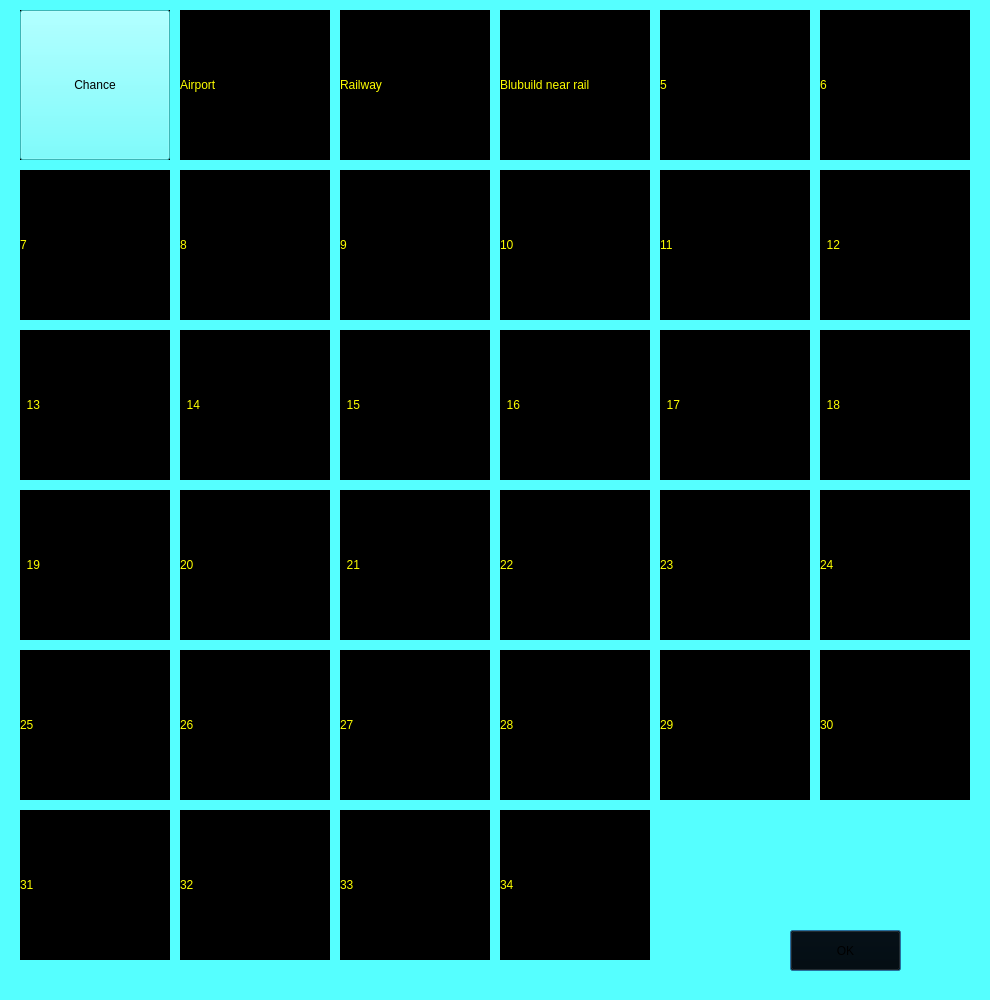
<?xml version="1.0" encoding="UTF-8"?>
<ui version="4.0">
 <class>Map</class>
 <widget class="QDialog" name="Map">
  <property name="geometry">
   <rect>
    <x>0</x>
    <y>0</y>
    <width>990</width>
    <height>1000</height>
   </rect>
  </property>
  <property name="windowTitle">
   <string>Dialog</string>
  </property>
  <property name="styleSheet">
   <string notr="true">background-color: rgb(85, 255, 255);</string>
  </property>
  <property name="modal">
   <bool>false</bool>
  </property>
  <widget class="QLabel" name="label">
   <property name="geometry">
    <rect>
     <x>20</x>
     <y>10</y>
     <width>150</width>
     <height>150</height>
    </rect>
   </property>
   <property name="styleSheet">
    <string notr="true">background-color: rgb(0, 0, 0);
color: rgb(255, 255, 0);
font: 20pt &quot;Segoe Print&quot;;</string>
   </property>
   <property name="text">
    <string>  1</string>
   </property>
  </widget>
  <widget class="QLabel" name="label_2">
   <property name="geometry">
    <rect>
     <x>180</x>
     <y>10</y>
     <width>150</width>
     <height>150</height>
    </rect>
   </property>
   <property name="styleSheet">
    <string notr="true">background-color: rgb(0, 0, 0);
color: rgb(255, 255, 0);
font: 20pt &quot;Segoe Print&quot;;</string>
   </property>
   <property name="text">
    <string>Airport</string>
   </property>
  </widget>
  <widget class="QLabel" name="label_3">
   <property name="geometry">
    <rect>
     <x>340</x>
     <y>10</y>
     <width>150</width>
     <height>150</height>
    </rect>
   </property>
   <property name="styleSheet">
    <string notr="true">background-color: rgb(0, 0, 0);
color: rgb(255, 255, 0);
font: 20pt &quot;Segoe Print&quot;;</string>
   </property>
   <property name="text">
    <string>Railway</string>
   </property>
  </widget>
  <widget class="QLabel" name="label_4">
   <property name="geometry">
    <rect>
     <x>500</x>
     <y>10</y>
     <width>150</width>
     <height>150</height>
    </rect>
   </property>
   <property name="styleSheet">
    <string notr="true">background-color: rgb(0, 0, 0);
color: rgb(255, 255, 0);
font: 20pt &quot;Segoe Print&quot;;</string>
   </property>
   <property name="text">
    <string>Blubuild near rail</string>
   </property>
  </widget>
  <widget class="QLabel" name="label_6">
   <property name="geometry">
    <rect>
     <x>660</x>
     <y>10</y>
     <width>150</width>
     <height>150</height>
    </rect>
   </property>
   <property name="styleSheet">
    <string notr="true">background-color: rgb(0, 0, 0);
color: rgb(255, 255, 0);
font: 20pt &quot;Segoe Print&quot;;</string>
   </property>
   <property name="text">
    <string>5</string>
   </property>
  </widget>
  <widget class="QLabel" name="label_8">
   <property name="geometry">
    <rect>
     <x>820</x>
     <y>10</y>
     <width>150</width>
     <height>150</height>
    </rect>
   </property>
   <property name="styleSheet">
    <string notr="true">background-color: rgb(0, 0, 0);
color: rgb(255, 255, 0);
font: 20pt &quot;Segoe Print&quot;;</string>
   </property>
   <property name="text">
    <string>6</string>
   </property>
  </widget>
  <widget class="QLabel" name="label_9">
   <property name="geometry">
    <rect>
     <x>820</x>
     <y>170</y>
     <width>150</width>
     <height>150</height>
    </rect>
   </property>
   <property name="styleSheet">
    <string notr="true">background-color: rgb(0, 0, 0);
color: rgb(255, 255, 0);
font: 20pt &quot;Segoe Print&quot;;</string>
   </property>
   <property name="text">
    <string>  12</string>
   </property>
  </widget>
  <widget class="QLabel" name="label_5">
   <property name="geometry">
    <rect>
     <x>340</x>
     <y>170</y>
     <width>150</width>
     <height>150</height>
    </rect>
   </property>
   <property name="styleSheet">
    <string notr="true">background-color: rgb(0, 0, 0);
color: rgb(255, 255, 0);
font: 20pt &quot;Segoe Print&quot;;</string>
   </property>
   <property name="text">
    <string>9</string>
   </property>
  </widget>
  <widget class="QLabel" name="label_7">
   <property name="geometry">
    <rect>
     <x>660</x>
     <y>170</y>
     <width>150</width>
     <height>150</height>
    </rect>
   </property>
   <property name="styleSheet">
    <string notr="true">background-color: rgb(0, 0, 0);
color: rgb(255, 255, 0);
font: 20pt &quot;Segoe Print&quot;;</string>
   </property>
   <property name="text">
    <string>11</string>
   </property>
  </widget>
  <widget class="QLabel" name="label_10">
   <property name="geometry">
    <rect>
     <x>20</x>
     <y>170</y>
     <width>150</width>
     <height>150</height>
    </rect>
   </property>
   <property name="styleSheet">
    <string notr="true">background-color: rgb(0, 0, 0);
color: rgb(255, 255, 0);
font: 20pt &quot;Segoe Print&quot;;</string>
   </property>
   <property name="text">
    <string>7</string>
   </property>
  </widget>
  <widget class="QLabel" name="label_11">
   <property name="geometry">
    <rect>
     <x>500</x>
     <y>170</y>
     <width>150</width>
     <height>150</height>
    </rect>
   </property>
   <property name="styleSheet">
    <string notr="true">background-color: rgb(0, 0, 0);
color: rgb(255, 255, 0);
font: 20pt &quot;Segoe Print&quot;;</string>
   </property>
   <property name="text">
    <string>10</string>
   </property>
  </widget>
  <widget class="QLabel" name="label_12">
   <property name="geometry">
    <rect>
     <x>180</x>
     <y>170</y>
     <width>150</width>
     <height>150</height>
    </rect>
   </property>
   <property name="styleSheet">
    <string notr="true">background-color: rgb(0, 0, 0);
color: rgb(255, 255, 0);
font: 20pt &quot;Segoe Print&quot;;</string>
   </property>
   <property name="text">
    <string>8</string>
   </property>
  </widget>
  <widget class="QLabel" name="label_13">
   <property name="geometry">
    <rect>
     <x>820</x>
     <y>330</y>
     <width>150</width>
     <height>150</height>
    </rect>
   </property>
   <property name="styleSheet">
    <string notr="true">background-color: rgb(0, 0, 0);
color: rgb(255, 255, 0);
font: 20pt &quot;Segoe Print&quot;;</string>
   </property>
   <property name="text">
    <string>  18</string>
   </property>
  </widget>
  <widget class="QLabel" name="label_14">
   <property name="geometry">
    <rect>
     <x>340</x>
     <y>330</y>
     <width>150</width>
     <height>150</height>
    </rect>
   </property>
   <property name="styleSheet">
    <string notr="true">background-color: rgb(0, 0, 0);
color: rgb(255, 255, 0);
font: 20pt &quot;Segoe Print&quot;;</string>
   </property>
   <property name="text">
    <string>  15</string>
   </property>
  </widget>
  <widget class="QLabel" name="label_15">
   <property name="geometry">
    <rect>
     <x>660</x>
     <y>330</y>
     <width>150</width>
     <height>150</height>
    </rect>
   </property>
   <property name="styleSheet">
    <string notr="true">background-color: rgb(0, 0, 0);
color: rgb(255, 255, 0);
font: 20pt &quot;Segoe Print&quot;;</string>
   </property>
   <property name="text">
    <string>  17</string>
   </property>
  </widget>
  <widget class="QLabel" name="label_16">
   <property name="geometry">
    <rect>
     <x>20</x>
     <y>330</y>
     <width>150</width>
     <height>150</height>
    </rect>
   </property>
   <property name="styleSheet">
    <string notr="true">background-color: rgb(0, 0, 0);
color: rgb(255, 255, 0);
font: 20pt &quot;Segoe Print&quot;;</string>
   </property>
   <property name="text">
    <string>  13</string>
   </property>
  </widget>
  <widget class="QLabel" name="label_17">
   <property name="geometry">
    <rect>
     <x>500</x>
     <y>330</y>
     <width>150</width>
     <height>150</height>
    </rect>
   </property>
   <property name="styleSheet">
    <string notr="true">background-color: rgb(0, 0, 0);
color: rgb(255, 255, 0);
font: 20pt &quot;Segoe Print&quot;;</string>
   </property>
   <property name="text">
    <string>  16</string>
   </property>
  </widget>
  <widget class="QLabel" name="label_18">
   <property name="geometry">
    <rect>
     <x>180</x>
     <y>330</y>
     <width>150</width>
     <height>150</height>
    </rect>
   </property>
   <property name="styleSheet">
    <string notr="true">background-color: rgb(0, 0, 0);
color: rgb(255, 255, 0);
font: 20pt &quot;Segoe Print&quot;;</string>
   </property>
   <property name="text">
    <string>  14</string>
   </property>
  </widget>
  <widget class="QLabel" name="label_19">
   <property name="geometry">
    <rect>
     <x>820</x>
     <y>490</y>
     <width>150</width>
     <height>150</height>
    </rect>
   </property>
   <property name="styleSheet">
    <string notr="true">background-color: rgb(0, 0, 0);
color: rgb(255, 255, 0);
font: 20pt &quot;Segoe Print&quot;;</string>
   </property>
   <property name="text">
    <string>24</string>
   </property>
  </widget>
  <widget class="QLabel" name="label_20">
   <property name="geometry">
    <rect>
     <x>340</x>
     <y>490</y>
     <width>150</width>
     <height>150</height>
    </rect>
   </property>
   <property name="styleSheet">
    <string notr="true">background-color: rgb(0, 0, 0);
color: rgb(255, 255, 0);
font: 20pt &quot;Segoe Print&quot;;</string>
   </property>
   <property name="text">
    <string>  21</string>
   </property>
  </widget>
  <widget class="QLabel" name="label_21">
   <property name="geometry">
    <rect>
     <x>660</x>
     <y>490</y>
     <width>150</width>
     <height>150</height>
    </rect>
   </property>
   <property name="styleSheet">
    <string notr="true">background-color: rgb(0, 0, 0);
color: rgb(255, 255, 0);
font: 20pt &quot;Segoe Print&quot;;</string>
   </property>
   <property name="text">
    <string>23</string>
   </property>
  </widget>
  <widget class="QLabel" name="label_22">
   <property name="geometry">
    <rect>
     <x>20</x>
     <y>490</y>
     <width>150</width>
     <height>150</height>
    </rect>
   </property>
   <property name="styleSheet">
    <string notr="true">background-color: rgb(0, 0, 0);
color: rgb(255, 255, 0);
font: 20pt &quot;Segoe Print&quot;;</string>
   </property>
   <property name="text">
    <string>  19</string>
   </property>
  </widget>
  <widget class="QLabel" name="label_23">
   <property name="geometry">
    <rect>
     <x>500</x>
     <y>490</y>
     <width>150</width>
     <height>150</height>
    </rect>
   </property>
   <property name="styleSheet">
    <string notr="true">background-color: rgb(0, 0, 0);
color: rgb(255, 255, 0);
font: 20pt &quot;Segoe Print&quot;;</string>
   </property>
   <property name="text">
    <string>22</string>
   </property>
  </widget>
  <widget class="QLabel" name="label_24">
   <property name="geometry">
    <rect>
     <x>180</x>
     <y>490</y>
     <width>150</width>
     <height>150</height>
    </rect>
   </property>
   <property name="styleSheet">
    <string notr="true">background-color: rgb(0, 0, 0);
color: rgb(255, 255, 0);
font: 20pt &quot;Segoe Print&quot;;</string>
   </property>
   <property name="text">
    <string>20</string>
   </property>
  </widget>
  <widget class="QLabel" name="label_25">
   <property name="geometry">
    <rect>
     <x>820</x>
     <y>650</y>
     <width>150</width>
     <height>150</height>
    </rect>
   </property>
   <property name="styleSheet">
    <string notr="true">background-color: rgb(0, 0, 0);
color: rgb(255, 255, 0);
font: 20pt &quot;Segoe Print&quot;;</string>
   </property>
   <property name="text">
    <string>30</string>
   </property>
  </widget>
  <widget class="QLabel" name="label_26">
   <property name="geometry">
    <rect>
     <x>340</x>
     <y>650</y>
     <width>150</width>
     <height>150</height>
    </rect>
   </property>
   <property name="styleSheet">
    <string notr="true">background-color: rgb(0, 0, 0);
color: rgb(255, 255, 0);
font: 20pt &quot;Segoe Print&quot;;</string>
   </property>
   <property name="text">
    <string>27</string>
   </property>
  </widget>
  <widget class="QLabel" name="label_27">
   <property name="geometry">
    <rect>
     <x>660</x>
     <y>650</y>
     <width>150</width>
     <height>150</height>
    </rect>
   </property>
   <property name="styleSheet">
    <string notr="true">background-color: rgb(0, 0, 0);
color: rgb(255, 255, 0);
font: 20pt &quot;Segoe Print&quot;;</string>
   </property>
   <property name="text">
    <string>29</string>
   </property>
  </widget>
  <widget class="QLabel" name="label_28">
   <property name="geometry">
    <rect>
     <x>20</x>
     <y>650</y>
     <width>150</width>
     <height>150</height>
    </rect>
   </property>
   <property name="styleSheet">
    <string notr="true">background-color: rgb(0, 0, 0);
color: rgb(255, 255, 0);
font: 20pt &quot;Segoe Print&quot;;</string>
   </property>
   <property name="text">
    <string>25</string>
   </property>
  </widget>
  <widget class="QLabel" name="label_29">
   <property name="geometry">
    <rect>
     <x>500</x>
     <y>650</y>
     <width>150</width>
     <height>150</height>
    </rect>
   </property>
   <property name="styleSheet">
    <string notr="true">background-color: rgb(0, 0, 0);
color: rgb(255, 255, 0);
font: 20pt &quot;Segoe Print&quot;;</string>
   </property>
   <property name="text">
    <string>28</string>
   </property>
  </widget>
  <widget class="QLabel" name="label_30">
   <property name="geometry">
    <rect>
     <x>180</x>
     <y>650</y>
     <width>150</width>
     <height>150</height>
    </rect>
   </property>
   <property name="styleSheet">
    <string notr="true">background-color: rgb(0, 0, 0);
color: rgb(255, 255, 0);
font: 20pt &quot;Segoe Print&quot;;</string>
   </property>
   <property name="text">
    <string>26</string>
   </property>
  </widget>
  <widget class="QLabel" name="label_32">
   <property name="geometry">
    <rect>
     <x>340</x>
     <y>810</y>
     <width>150</width>
     <height>150</height>
    </rect>
   </property>
   <property name="styleSheet">
    <string notr="true">background-color: rgb(0, 0, 0);
color: rgb(255, 255, 0);
font: 20pt &quot;Segoe Print&quot;;</string>
   </property>
   <property name="text">
    <string>33</string>
   </property>
  </widget>
  <widget class="QLabel" name="label_34">
   <property name="geometry">
    <rect>
     <x>20</x>
     <y>810</y>
     <width>150</width>
     <height>150</height>
    </rect>
   </property>
   <property name="styleSheet">
    <string notr="true">background-color: rgb(0, 0, 0);
color: rgb(255, 255, 0);
font: 20pt &quot;Segoe Print&quot;;</string>
   </property>
   <property name="text">
    <string>31</string>
   </property>
  </widget>
  <widget class="QLabel" name="label_35">
   <property name="geometry">
    <rect>
     <x>500</x>
     <y>810</y>
     <width>150</width>
     <height>150</height>
    </rect>
   </property>
   <property name="styleSheet">
    <string notr="true">background-color: rgb(0, 0, 0);
color: rgb(255, 255, 0);
font: 20pt &quot;Segoe Print&quot;;</string>
   </property>
   <property name="text">
    <string>34</string>
   </property>
  </widget>
  <widget class="QLabel" name="label_36">
   <property name="geometry">
    <rect>
     <x>180</x>
     <y>810</y>
     <width>150</width>
     <height>150</height>
    </rect>
   </property>
   <property name="styleSheet">
    <string notr="true">background-color: rgb(0, 0, 0);
color: rgb(255, 255, 0);
font: 20pt &quot;Segoe Print&quot;;</string>
   </property>
   <property name="text">
    <string>32</string>
   </property>
  </widget>
  <widget class="QPushButton" name="pushButton">
   <property name="geometry">
    <rect>
     <x>790</x>
     <y>930</y>
     <width>111</width>
     <height>41</height>
    </rect>
   </property>
   <property name="styleSheet">
    <string notr="true">background-color: rgb(0, 0, 0);</string>
   </property>
   <property name="text">
    <string>OK</string>
   </property>
  </widget>
  <widget class="QPushButton" name="pushButton_2">
   <property name="geometry">
    <rect>
     <x>20</x>
     <y>10</y>
     <width>150</width>
     <height>150</height>
    </rect>
   </property>
   <property name="text">
    <string>Chance</string>
   </property>
  </widget>
 </widget>
 <resources/>
 <connections>
  <connection>
   <sender>pushButton</sender>
   <signal>clicked()</signal>
   <receiver>Map</receiver>
   <slot>close()</slot>
   <hints>
    <hint type="sourcelabel">
     <x>835</x>
     <y>932</y>
    </hint>
    <hint type="destinationlabel">
     <x>834</x>
     <y>881</y>
    </hint>
   </hints>
  </connection>
 </connections>
</ui>
